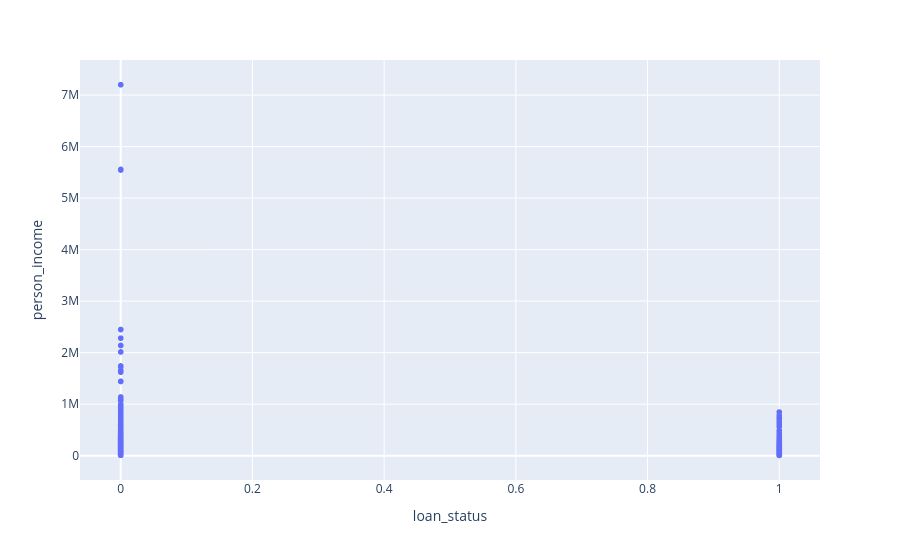

This figure's notebook cell:
### Code cell
fig = px.scatter(data_frame=df, x='loan_status', y='person_income')
fig.show()

### Figure 1 — Plotly figure (JSON) as saved in the notebook; plotly's stock layout.template omitted (floating-point values rounded to 4 significant figures; data arrays with more than 128 entries replaced by an {"elided": "..."} marker saying what was removed)
{"data": [{"hovertemplate": "loan_status=%{x}<br>person_income=%{y}<extra></extra>", "legendgroup": "", "marker": {"color": "#636efa", "symbol": "circle"}, "mode": "markers", "name": "", "showlegend": false, "type": "scattergl", "x": {"elided": "45000 int values"}, "xaxis": "x", "y": {"elided": "45000 float values"}, "yaxis": "y"}], "layout": {"legend": {"tracegroupgap": 0}, "margin": {"t": 60}, "xaxis": {"anchor": "y", "domain": [0, 1], "title": {"text": "loan_status"}}, "yaxis": {"anchor": "x", "domain": [0, 1], "title": {"text": "person_income"}}}}
